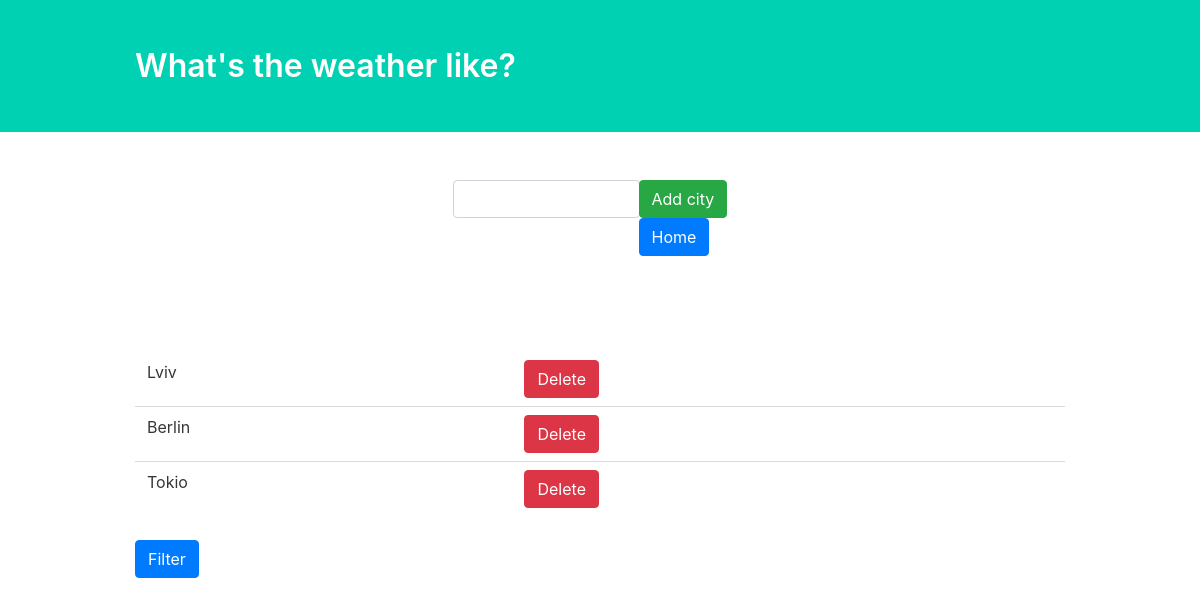
Before: / with the older database file.
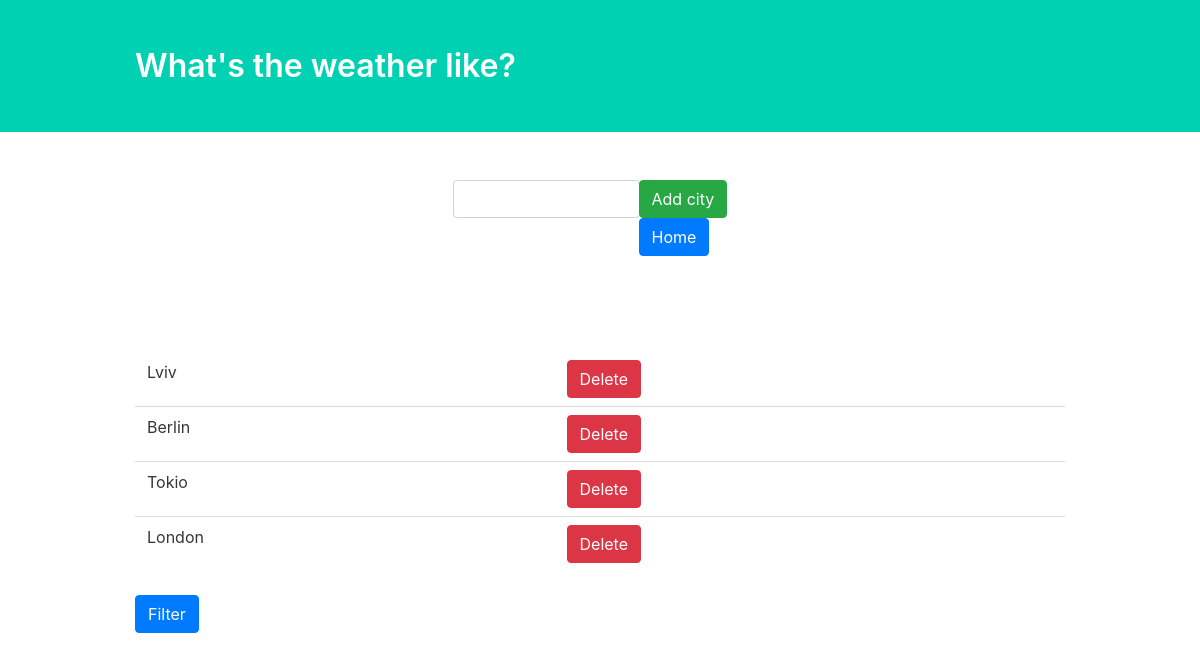
After: the same page with the newer database file.
### the_weather/models.py (models this page shows, shortened)
class City(models.Model):
    city_name = models.CharField(max_length=20)
    class Meta:
        verbose_name_plural = "Cities"

### the_weather/views.py (the view, shortened to what this page needs)
# urls.py: path('', views.home_view, name="home_page"),
def home_view(request):
    cities = models.City.objects.all()
    return render(request, 'home.html', context={'cities': cities})

### the_weather/templates/home.html (shortened to what this page needs)
{% extends 'base.html' %}
{% block content_block %}
    {% if cities %}
        <table class="table table-hover">
             {% for city in cities %}
              <tr>
                    <td > {{ city.city_name }} </td>
                <td>
                    <a href="{% url 'delete_city' city.id %}" class="btn btn-danger" role="button">Delete </a>
                </td>
              </tr>
              {% endfor %}
        </table>
                <a href="{% url 'choose'  %}" class="btn btn-primary" role="button">Filter</a>
    {% endif %}
{% endblock %}

### the_weather/templates/base.html (shortened to what this page needs)
<!DOCTYPE html>
<html lang="en">
<head>
    {% load static %}
    <link rel="stylesheet" href= "{% static 'css/bootstrap.min.css' %} ">
    <link rel="stylesheet" href="https://cdnjs.cloudflare.com/ajax/libs/bulma/0.6.2/css/bulma.css">
</head>
<body>
    <section class="hero is-primary">
        <div class="hero-body">
            <div class="container">
                <h1 class="title">
                    What's the weather like?
                </h1>
            </div>
        </div>
    </section>
    <section class="section">
        <div class="container">
            <div class="columns">
                <div class="column is-offset-4 is-4">
                    <form method="POST" action = "{% url 'home_page' %}">
                        <div class="field has-addons">
                            <div class="control is-expanded">
                                <input class="form-control mr-sm-2" name = "city_name"  aria-label="Search" required>
                            </div>
                            <div class="control">
                                <button class="btn btn-success" type="submit">Add city</button>
                                <a href="{% url 'home_page'  %}" class="btn btn-primary" role="button">Home</a>
                            </div>
                        </div>
                    </form>
                </div>
            </div>
        </div>
    </section>
    <section class="section">
        <div class="container">
            {% block content_block%}{% endblock %}
        </div>
    </section>
</body>
</html>

Changed rows visible on the page:
added City: city_name "London"
